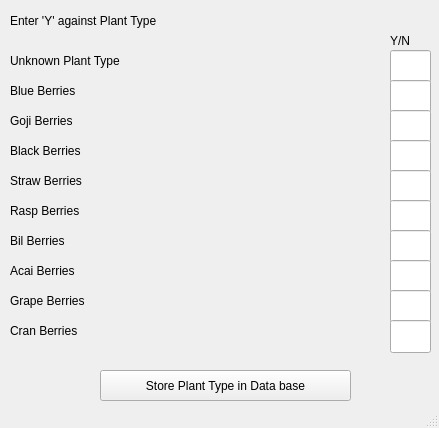
<?xml version="1.0" encoding="UTF-8"?>
<ui version="4.0">
 <class>MainWindow</class>
 <widget class="QMainWindow" name="MainWindow">
  <property name="geometry">
   <rect>
    <x>0</x>
    <y>0</y>
    <width>439</width>
    <height>428</height>
   </rect>
  </property>
  <property name="windowTitle">
   <string>Plant Type</string>
  </property>
  <widget class="QWidget" name="centralwidget">
   <widget class="QPushButton" name="pushButton">
    <property name="geometry">
     <rect>
      <x>100</x>
      <y>370</y>
      <width>251</width>
      <height>31</height>
     </rect>
    </property>
    <property name="text">
     <string>Store Plant Type in Data base</string>
    </property>
   </widget>
   <widget class="QLineEdit" name="lineEdit_4">
    <property name="geometry">
     <rect>
      <x>390</x>
      <y>50</y>
      <width>41</width>
      <height>33</height>
     </rect>
    </property>
   </widget>
   <widget class="QLabel" name="label_3">
    <property name="geometry">
     <rect>
      <x>10</x>
      <y>10</y>
      <width>201</width>
      <height>21</height>
     </rect>
    </property>
    <property name="text">
     <string>Enter 'Y' against Plant Type</string>
    </property>
   </widget>
   <widget class="QLabel" name="label_4">
    <property name="geometry">
     <rect>
      <x>10</x>
      <y>50</y>
      <width>271</width>
      <height>21</height>
     </rect>
    </property>
    <property name="text">
     <string>Unknown Plant Type</string>
    </property>
   </widget>
   <widget class="QLabel" name="label_5">
    <property name="geometry">
     <rect>
      <x>390</x>
      <y>30</y>
      <width>41</width>
      <height>21</height>
     </rect>
    </property>
    <property name="text">
     <string>Y/N</string>
    </property>
   </widget>
   <widget class="QLineEdit" name="lineEdit_5">
    <property name="geometry">
     <rect>
      <x>390</x>
      <y>80</y>
      <width>41</width>
      <height>33</height>
     </rect>
    </property>
   </widget>
   <widget class="QLineEdit" name="lineEdit_6">
    <property name="geometry">
     <rect>
      <x>390</x>
      <y>110</y>
      <width>41</width>
      <height>33</height>
     </rect>
    </property>
   </widget>
   <widget class="QLineEdit" name="lineEdit_7">
    <property name="geometry">
     <rect>
      <x>390</x>
      <y>140</y>
      <width>41</width>
      <height>33</height>
     </rect>
    </property>
   </widget>
   <widget class="QLineEdit" name="lineEdit_8">
    <property name="geometry">
     <rect>
      <x>390</x>
      <y>170</y>
      <width>41</width>
      <height>33</height>
     </rect>
    </property>
   </widget>
   <widget class="QLineEdit" name="lineEdit_9">
    <property name="geometry">
     <rect>
      <x>390</x>
      <y>200</y>
      <width>41</width>
      <height>33</height>
     </rect>
    </property>
   </widget>
   <widget class="QLineEdit" name="lineEdit_10">
    <property name="geometry">
     <rect>
      <x>390</x>
      <y>230</y>
      <width>41</width>
      <height>33</height>
     </rect>
    </property>
   </widget>
   <widget class="QLineEdit" name="lineEdit_11">
    <property name="geometry">
     <rect>
      <x>390</x>
      <y>260</y>
      <width>41</width>
      <height>33</height>
     </rect>
    </property>
   </widget>
   <widget class="QLineEdit" name="lineEdit_12">
    <property name="geometry">
     <rect>
      <x>390</x>
      <y>290</y>
      <width>41</width>
      <height>33</height>
     </rect>
    </property>
   </widget>
   <widget class="QLineEdit" name="lineEdit_13">
    <property name="geometry">
     <rect>
      <x>390</x>
      <y>320</y>
      <width>41</width>
      <height>33</height>
     </rect>
    </property>
   </widget>
   <widget class="QLabel" name="label_6">
    <property name="geometry">
     <rect>
      <x>10</x>
      <y>80</y>
      <width>271</width>
      <height>21</height>
     </rect>
    </property>
    <property name="text">
     <string>Blue Berries</string>
    </property>
   </widget>
   <widget class="QLabel" name="label_7">
    <property name="geometry">
     <rect>
      <x>10</x>
      <y>110</y>
      <width>381</width>
      <height>21</height>
     </rect>
    </property>
    <property name="text">
     <string>Goji Berries</string>
    </property>
   </widget>
   <widget class="QLabel" name="label_8">
    <property name="geometry">
     <rect>
      <x>10</x>
      <y>140</y>
      <width>321</width>
      <height>21</height>
     </rect>
    </property>
    <property name="text">
     <string>Black Berries</string>
    </property>
   </widget>
   <widget class="QLabel" name="label_9">
    <property name="geometry">
     <rect>
      <x>10</x>
      <y>170</y>
      <width>321</width>
      <height>21</height>
     </rect>
    </property>
    <property name="text">
     <string>Straw Berries</string>
    </property>
   </widget>
   <widget class="QLabel" name="label_10">
    <property name="geometry">
     <rect>
      <x>10</x>
      <y>200</y>
      <width>341</width>
      <height>21</height>
     </rect>
    </property>
    <property name="text">
     <string>Rasp Berries</string>
    </property>
   </widget>
   <widget class="QLabel" name="label_11">
    <property name="geometry">
     <rect>
      <x>10</x>
      <y>320</y>
      <width>321</width>
      <height>21</height>
     </rect>
    </property>
    <property name="text">
     <string>Cran Berries</string>
    </property>
   </widget>
   <widget class="QLabel" name="label_12">
    <property name="geometry">
     <rect>
      <x>10</x>
      <y>230</y>
      <width>321</width>
      <height>21</height>
     </rect>
    </property>
    <property name="text">
     <string>Bil Berries</string>
    </property>
   </widget>
   <widget class="QLabel" name="label_13">
    <property name="geometry">
     <rect>
      <x>10</x>
      <y>260</y>
      <width>321</width>
      <height>21</height>
     </rect>
    </property>
    <property name="text">
     <string>Acai Berries</string>
    </property>
   </widget>
   <widget class="QLabel" name="label_15">
    <property name="geometry">
     <rect>
      <x>10</x>
      <y>290</y>
      <width>321</width>
      <height>21</height>
     </rect>
    </property>
    <property name="text">
     <string>Grape Berries</string>
    </property>
   </widget>
  </widget>
  <widget class="QStatusBar" name="statusbar"/>
 </widget>
 <resources/>
 <connections/>
</ui>
